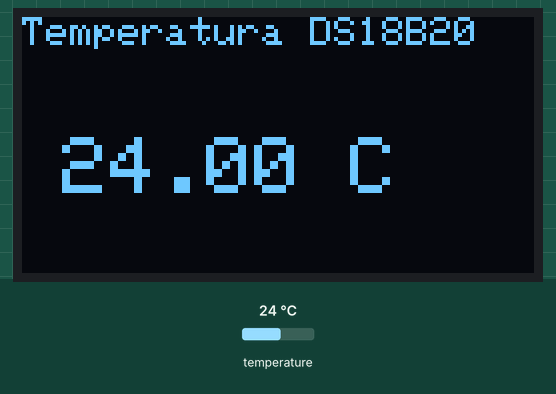
A sketch run on a simulated Arduino Uno, built with avr-gcc and run on an emulated ATmega328P. On the bench: 128×64 one-colour display. The test bench sets the inputs (shaded band); at power-on: temperature 24 °C. What the sketch prints to the serial monitor is not drawn.

Above: at 2.4 s.
2.5 s: temperature set to 12 °C
At 3.8 s:
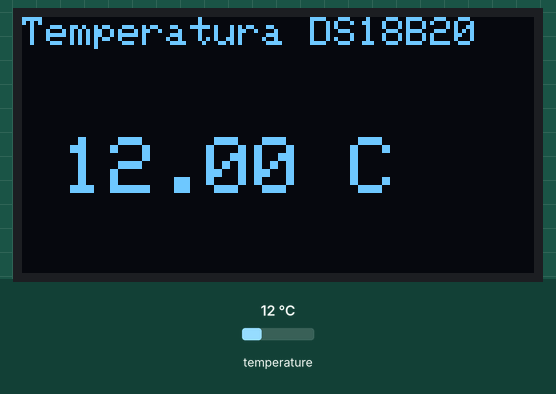
4.6 s: temperature set to 19 °C
At 6.5 s:
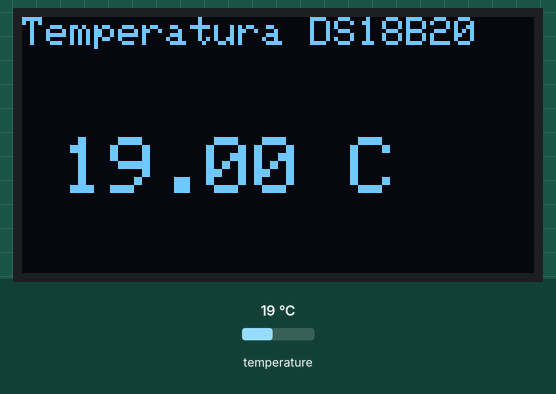
7.2 s: temperature set to 28 °C
At 9.3 s:
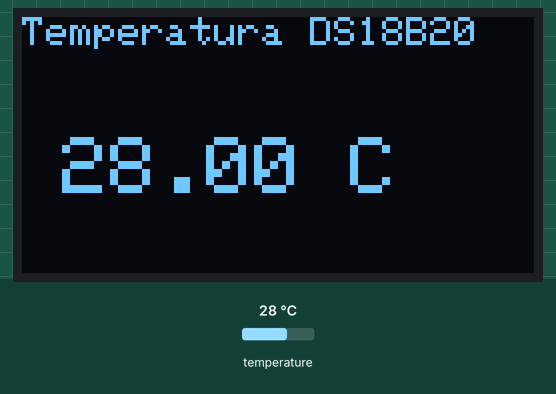
Timing chart, 0 to 10.8 s (numbered marks = the images above; inputs shaded):
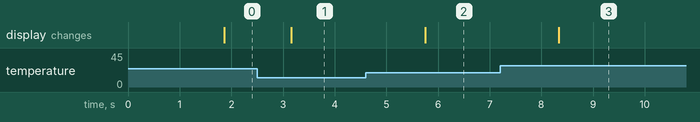

Measured:
- after the input at 2.5 s, the display: changes after 0.66 s (image 1)
- after the input at 4.6 s, the display: changes after 1.2 s (image 2)
- after the input at 7.2 s, the display: changes after 1.1 s (image 3)

The sketch:

SensorOledTemperatura.ino
```cpp
#include <Wire.h>
#include <Adafruit_GFX.h>
#include <Adafruit_SSD1306.h>

#include <OneWire.h>
#include <DallasTemperature.h>

// ---------------------- DS18B20 ----------------------------
#define ONE_WIRE_BUS 2
OneWire oneWire(ONE_WIRE_BUS);
DallasTemperature sensors(&oneWire);

// ---------------------- OLED -------------------------------
#define SCREEN_WIDTH 128
#define SCREEN_HEIGHT 64

// Endereço I2C padrão do SSD1306 é 0x3C
Adafruit_SSD1306 display(SCREEN_WIDTH, SCREEN_HEIGHT, &Wire, -1);

void setup() {
  Serial.begin(9600);

  // Inicializa o sensor DS18B20
  sensors.begin();

  // Inicializa o OLED
  if(!display.begin(SSD1306_SWITCHCAPVCC, 0x3C)) {
    Serial.println(F("Erro ao iniciar o OLED"));
    for(;;);
  }

  display.clearDisplay();
  display.setTextColor(SSD1306_WHITE);
  display.setTextSize(1);
  display.setCursor(0,0);
  display.println("Iniciando...");
  display.display();
  delay(1000);
}

void loop() {
  // Atualiza a leitura do DS18B20
  sensors.requestTemperatures();
  float tempC = sensors.getTempCByIndex(0);

  // Imprime no Serial
  Serial.print("Temperatura: ");
  Serial.print(tempC);
  Serial.println(" C");

  // ----------- Exibe no OLED -----------
  display.clearDisplay();

  display.setTextSize(1);
  display.setCursor(0,0);
  display.println("Temperatura DS18B20");

  display.setTextSize(2);
  display.setCursor(10,30);
  display.print(tempC);
  display.print(" C");

  display.display();

  delay(500);
}
```
